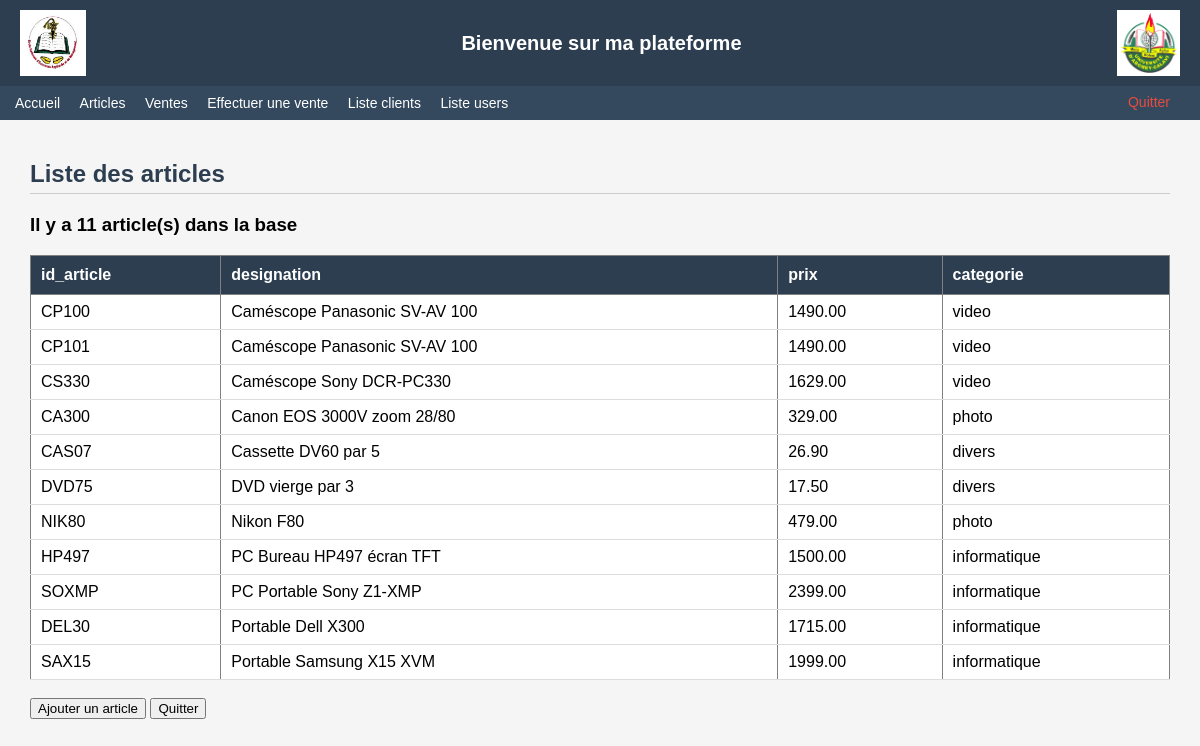
The app's page /articles.php (signed in) with its own data.
### tables this page shows
CREATE TABLE `articles` (
  `id_article` varchar(10) NOT NULL,
  `designation` varchar(100) NOT NULL,
  `prix` decimal(10,2) NOT NULL,
  `categorie` varchar(50) DEFAULT NULL
);

### articles.php (the view, shortened to what this page needs)
<!DOCTYPE html>
<html lang="fr">
<head>
    <link rel="stylesheet" href="style.css">
</head>
<body>
<header>
    <img src="images/logo_eneam.png" alt="Logo ENEAM">
    <h1>Bienvenue sur ma plateforme</h1>
    <img src="images/logo_uac.png" alt="Logo UAC">
</header>
<nav>
    <a href="accueil.php">Accueil</a>
    <a href="articles.php">Articles</a>
    <a href="ventes.php">Ventes</a>
<a href="effectuer_vente.php">Effectuer une vente</a>
    <a href="clients.php">Liste clients</a> <a href="users.php">Liste users</a>
    <a href="deconnexion.php" class="quitter">Quitter</a>
</nav>
<main>
<h2>Liste des articles</h2>
<?php
$idcom = connexobjet('projet_web','myparam');
$requete = "SELECT * FROM articles ORDER BY designation";
$result  = $idcom->query($requete);
if(!$result)
{
    echo "Lecture impossible";
}
else
{
    $nbart  = $result->num_rows;
    $nbcol  = $result->field_count;
    $titres = $result->fetch_fields();
    echo "<h3>Il y a $nbart article(s) dans la base</h3>";
    echo "<table border='1'><tr>";
    foreach($titres as $nomcol => $val)
    {
        echo "<th>".$titres[$nomcol]->name."</th>";
    }
    echo "</tr>";
    for($i=0; $i<$nbart; $i++)
    {
        $ligne = $result->fetch_row();
        echo "<tr>";
        for($j=0; $j<$nbcol; $j++)
        {
            echo "<td>".$ligne[$j]."</td>";
        }
        echo "</tr>";
    }
    echo "</table>";
}
?>
<br>
<a href="ajouter_article.php"><input type="button" value="Ajouter un article"></a>
<a href="accueil.php"><input type="button" value="Quitter"></a>
</main>
</body>
</html>

### style.css (style rules this page uses)
body { font-family: Arial, sans-serif; background-color: #f5f5f5; margin: 0; padding: 0; }
header { background-color: #2c3e50; color: white; padding: 10px 20px; display: flex; justify-content: space-between; align-items: center; }
header h1 { font-size: 20px; text-align: center; flex: 1; }
header img { height: 60px; background: white; padding: 3px; }
nav { background-color: #34495e; padding: 8px 15px; }
nav a { color: white; text-decoration: none; margin-right: 15px; font-size: 14px; }
nav a.quitter { color: #e74c3c; float: right; }
main { padding: 20px 30px; }
h2 { color: #2c3e50; border-bottom: 1px solid #ccc; padding-bottom: 5px; }
table { width: 100%; border-collapse: collapse; background-color: white; margin-top: 10px; }
table th { background-color: #2c3e50; color: white; padding: 10px; text-align: left; }
table td { padding: 8px 10px; border-bottom: 1px solid #ddd; }

### records on screen
articles: id_article "CP100", designation "Caméscope Panasonic SV-AV 100", prix "1490.00", categorie "video"
articles: id_article "CP101", designation "Caméscope Panasonic SV-AV 100", prix "1490.00", categorie "video"
articles: id_article "CS330", designation "Caméscope Sony DCR-PC330", prix "1629.00", categorie "video"
articles: id_article "CA300", designation "Canon EOS 3000V zoom 28/80", prix "329.00", categorie "photo"
articles: id_article "CAS07", designation "Cassette DV60 par 5", prix "26.90", categorie "divers"
articles: id_article "DVD75", designation "DVD vierge par 3", prix "17.50", categorie "divers"
articles: id_article "NIK80", designation "Nikon F80", prix "479.00", categorie "photo"
articles: id_article "HP497", designation "PC Bureau HP497 écran TFT", prix "1500.00", categorie "informatique"
articles: id_article "SOXMP", designation "PC Portable Sony Z1-XMP", prix "2399.00", categorie "informatique"
articles: id_article "DEL30", designation "Portable Dell X300", prix "1715.00", categorie "informatique"
articles: id_article "SAX15", designation "Portable Samsung X15 XVM", prix "1999.00", categorie "informatique"

### other values on screen
$nbart "11"
$titres[$nomcol]->name "id_article"
$titres[$nomcol]->name "designation"
$titres[$nomcol]->name "prix"
$titres[$nomcol]->name "categorie"
